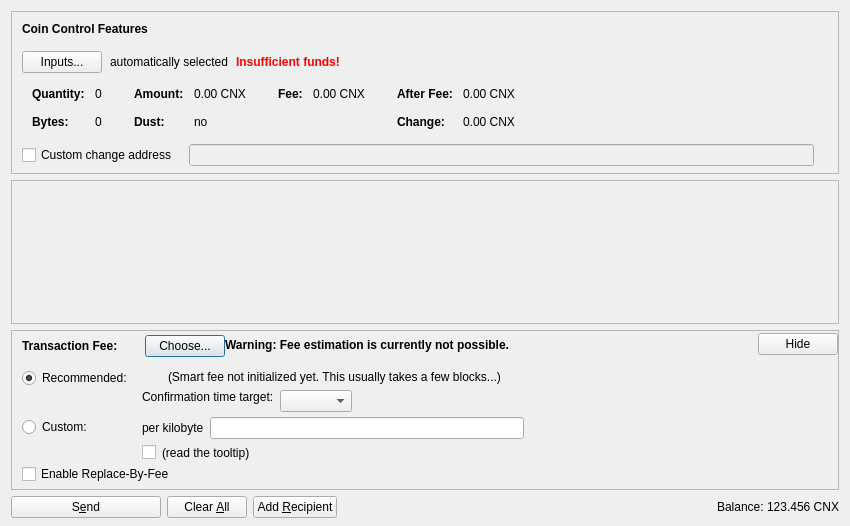
<?xml version="1.0" encoding="UTF-8"?>
<ui version="4.0">
 <class>SendCoinsDialog</class>
 <widget class="QDialog" name="SendCoinsDialog">
  <property name="geometry">
   <rect>
    <x>0</x>
    <y>0</y>
    <width>850</width>
    <height>526</height>
   </rect>
  </property>
  <property name="windowTitle">
   <string>Send Coins</string>
  </property>
  <layout class="QVBoxLayout" name="verticalLayout" stretch="0,1,0,0">
   <property name="bottomMargin">
    <number>8</number>
   </property>
   <item>
    <widget class="QFrame" name="frameCoinControl">
     <property name="sizePolicy">
      <sizepolicy hsizetype="Expanding" vsizetype="Expanding">
       <horstretch>0</horstretch>
       <verstretch>0</verstretch>
      </sizepolicy>
     </property>
     <property name="maximumSize">
      <size>
       <width>16777215</width>
       <height>16777215</height>
      </size>
     </property>
     <property name="frameShape">
      <enum>QFrame::StyledPanel</enum>
     </property>
     <property name="frameShadow">
      <enum>QFrame::Sunken</enum>
     </property>
     <layout class="QVBoxLayout" name="verticalLayoutCoinControl2">
      <property name="spacing">
       <number>0</number>
      </property>
      <property name="leftMargin">
       <number>0</number>
      </property>
      <property name="topMargin">
       <number>0</number>
      </property>
      <property name="rightMargin">
       <number>0</number>
      </property>
      <property name="bottomMargin">
       <number>6</number>
      </property>
      <item>
       <layout class="QVBoxLayout" name="verticalLayoutCoinControl" stretch="0,0,0,0,1">
        <property name="spacing">
         <number>0</number>
        </property>
        <property name="leftMargin">
         <number>10</number>
        </property>
        <property name="topMargin">
         <number>10</number>
        </property>
        <item>
         <layout class="QHBoxLayout" name="horizontalLayoutCoinControl1">
          <property name="bottomMargin">
           <number>15</number>
          </property>
          <item>
           <widget class="QLabel" name="labelCoinControlFeatures">
            <property name="sizePolicy">
             <sizepolicy hsizetype="Preferred" vsizetype="Maximum">
              <horstretch>0</horstretch>
              <verstretch>0</verstretch>
             </sizepolicy>
            </property>
            <property name="font">
             <font>
              <weight>75</weight>
              <bold>true</bold>
             </font>
            </property>
            <property name="styleSheet">
             <string notr="true">font-weight:bold;</string>
            </property>
            <property name="text">
             <string>Coin Control Features</string>
            </property>
           </widget>
          </item>
         </layout>
        </item>
        <item>
         <layout class="QHBoxLayout" name="horizontalLayoutCoinControl2" stretch="0,0,0,0">
          <property name="spacing">
           <number>8</number>
          </property>
          <property name="bottomMargin">
           <number>10</number>
          </property>
          <item>
           <widget class="QPushButton" name="pushButtonCoinControl">
            <property name="styleSheet">
             <string notr="true"/>
            </property>
            <property name="text">
             <string>Inputs...</string>
            </property>
            <property name="autoDefault">
             <bool>false</bool>
            </property>
           </widget>
          </item>
          <item>
           <widget class="QLabel" name="labelCoinControlAutomaticallySelected">
            <property name="text">
             <string>automatically selected</string>
            </property>
            <property name="margin">
             <number>5</number>
            </property>
           </widget>
          </item>
          <item>
           <widget class="QLabel" name="labelCoinControlInsuffFunds">
            <property name="font">
             <font>
              <weight>75</weight>
              <bold>true</bold>
             </font>
            </property>
            <property name="styleSheet">
             <string notr="true">color:red;font-weight:bold;</string>
            </property>
            <property name="text">
             <string>Insufficient funds!</string>
            </property>
            <property name="margin">
             <number>5</number>
            </property>
           </widget>
          </item>
          <item>
           <spacer name="horizontalSpacerCoinControl">
            <property name="orientation">
             <enum>Qt::Horizontal</enum>
            </property>
            <property name="sizeHint" stdset="0">
             <size>
              <width>40</width>
              <height>1</height>
             </size>
            </property>
           </spacer>
          </item>
         </layout>
        </item>
        <item>
         <widget class="QWidget" name="widgetCoinControl" native="true">
          <property name="sizePolicy">
           <sizepolicy hsizetype="Preferred" vsizetype="Preferred">
            <horstretch>0</horstretch>
            <verstretch>0</verstretch>
           </sizepolicy>
          </property>
          <property name="minimumSize">
           <size>
            <width>0</width>
            <height>0</height>
           </size>
          </property>
          <property name="styleSheet">
           <string notr="true"/>
          </property>
          <layout class="QHBoxLayout" name="horizontalLayoutCoinControl5">
           <property name="leftMargin">
            <number>0</number>
           </property>
           <property name="topMargin">
            <number>0</number>
           </property>
           <property name="rightMargin">
            <number>0</number>
           </property>
           <property name="bottomMargin">
            <number>0</number>
           </property>
           <item>
            <layout class="QHBoxLayout" name="horizontalLayoutCoinControl3" stretch="0,0,0,1">
             <property name="spacing">
              <number>20</number>
             </property>
             <property name="topMargin">
              <number>0</number>
             </property>
             <property name="bottomMargin">
              <number>10</number>
             </property>
             <item>
              <layout class="QFormLayout" name="formLayoutCoinControl1">
               <property name="horizontalSpacing">
                <number>10</number>
               </property>
               <property name="verticalSpacing">
                <number>14</number>
               </property>
               <property name="leftMargin">
                <number>10</number>
               </property>
               <property name="topMargin">
                <number>4</number>
               </property>
               <property name="rightMargin">
                <number>6</number>
               </property>
               <item row="0" column="0">
                <widget class="QLabel" name="labelCoinControlQuantityText">
                 <property name="font">
                  <font>
                   <weight>75</weight>
                   <bold>true</bold>
                  </font>
                 </property>
                 <property name="text">
                  <string>Quantity:</string>
                 </property>
                 <property name="margin">
                  <number>0</number>
                 </property>
                </widget>
               </item>
               <item row="0" column="1">
                <widget class="QLabel" name="labelCoinControlQuantity">
                 <property name="cursor">
                  <cursorShape>IBeamCursor</cursorShape>
                 </property>
                 <property name="contextMenuPolicy">
                  <enum>Qt::ActionsContextMenu</enum>
                 </property>
                 <property name="text">
                  <string notr="true">0</string>
                 </property>
                 <property name="margin">
                  <number>0</number>
                 </property>
                 <property name="textInteractionFlags">
                  <set>Qt::LinksAccessibleByMouse|Qt::TextSelectableByKeyboard|Qt::TextSelectableByMouse</set>
                 </property>
                </widget>
               </item>
               <item row="1" column="0">
                <widget class="QLabel" name="labelCoinControlBytesText">
                 <property name="font">
                  <font>
                   <weight>75</weight>
                   <bold>true</bold>
                  </font>
                 </property>
                 <property name="text">
                  <string>Bytes:</string>
                 </property>
                </widget>
               </item>
               <item row="1" column="1">
                <widget class="QLabel" name="labelCoinControlBytes">
                 <property name="cursor">
                  <cursorShape>IBeamCursor</cursorShape>
                 </property>
                 <property name="contextMenuPolicy">
                  <enum>Qt::ActionsContextMenu</enum>
                 </property>
                 <property name="text">
                  <string notr="true">0</string>
                 </property>
                 <property name="textInteractionFlags">
                  <set>Qt::LinksAccessibleByMouse|Qt::TextSelectableByKeyboard|Qt::TextSelectableByMouse</set>
                 </property>
                </widget>
               </item>
              </layout>
             </item>
             <item>
              <layout class="QFormLayout" name="formLayoutCoinControl2">
               <property name="horizontalSpacing">
                <number>10</number>
               </property>
               <property name="verticalSpacing">
                <number>14</number>
               </property>
               <property name="leftMargin">
                <number>6</number>
               </property>
               <property name="topMargin">
                <number>4</number>
               </property>
               <property name="rightMargin">
                <number>6</number>
               </property>
               <item row="0" column="0">
                <widget class="QLabel" name="labelCoinControlAmountText">
                 <property name="font">
                  <font>
                   <weight>75</weight>
                   <bold>true</bold>
                  </font>
                 </property>
                 <property name="text">
                  <string>Amount:</string>
                 </property>
                 <property name="margin">
                  <number>0</number>
                 </property>
                </widget>
               </item>
               <item row="0" column="1">
                <widget class="QLabel" name="labelCoinControlAmount">
                 <property name="cursor">
                  <cursorShape>IBeamCursor</cursorShape>
                 </property>
                 <property name="contextMenuPolicy">
                  <enum>Qt::ActionsContextMenu</enum>
                 </property>
                 <property name="text">
                  <string notr="true">0.00 CNX</string>
                 </property>
                 <property name="textInteractionFlags">
                  <set>Qt::LinksAccessibleByMouse|Qt::TextSelectableByKeyboard|Qt::TextSelectableByMouse</set>
                 </property>
                </widget>
               </item>
               <item row="1" column="0">
                <widget class="QLabel" name="labelCoinControlLowOutputText">
                 <property name="font">
                  <font>
                   <weight>75</weight>
                   <bold>true</bold>
                  </font>
                 </property>
                 <property name="text">
                  <string>Dust:</string>
                 </property>
                </widget>
               </item>
               <item row="1" column="1">
                <widget class="QLabel" name="labelCoinControlLowOutput">
                 <property name="cursor">
                  <cursorShape>IBeamCursor</cursorShape>
                 </property>
                 <property name="contextMenuPolicy">
                  <enum>Qt::ActionsContextMenu</enum>
                 </property>
                 <property name="text">
                  <string notr="true">no</string>
                 </property>
                 <property name="textInteractionFlags">
                  <set>Qt::LinksAccessibleByMouse|Qt::TextSelectableByKeyboard|Qt::TextSelectableByMouse</set>
                 </property>
                </widget>
               </item>
              </layout>
             </item>
             <item>
              <layout class="QFormLayout" name="formLayoutCoinControl3">
               <property name="horizontalSpacing">
                <number>10</number>
               </property>
               <property name="verticalSpacing">
                <number>14</number>
               </property>
               <property name="leftMargin">
                <number>6</number>
               </property>
               <property name="topMargin">
                <number>4</number>
               </property>
               <property name="rightMargin">
                <number>6</number>
               </property>
               <item row="0" column="0">
                <widget class="QLabel" name="labelCoinControlFeeText">
                 <property name="font">
                  <font>
                   <weight>75</weight>
                   <bold>true</bold>
                  </font>
                 </property>
                 <property name="text">
                  <string>Fee:</string>
                 </property>
                 <property name="margin">
                  <number>0</number>
                 </property>
                </widget>
               </item>
               <item row="0" column="1">
                <widget class="QLabel" name="labelCoinControlFee">
                 <property name="cursor">
                  <cursorShape>IBeamCursor</cursorShape>
                 </property>
                 <property name="contextMenuPolicy">
                  <enum>Qt::ActionsContextMenu</enum>
                 </property>
                 <property name="text">
                  <string notr="true">0.00 CNX</string>
                 </property>
                 <property name="textInteractionFlags">
                  <set>Qt::LinksAccessibleByMouse|Qt::TextSelectableByKeyboard|Qt::TextSelectableByMouse</set>
                 </property>
                </widget>
               </item>
              </layout>
             </item>
             <item>
              <layout class="QFormLayout" name="formLayoutCoinControl4">
               <property name="horizontalSpacing">
                <number>10</number>
               </property>
               <property name="verticalSpacing">
                <number>14</number>
               </property>
               <property name="leftMargin">
                <number>6</number>
               </property>
               <property name="topMargin">
                <number>4</number>
               </property>
               <property name="rightMargin">
                <number>6</number>
               </property>
               <item row="0" column="0">
                <widget class="QLabel" name="labelCoinControlAfterFeeText">
                 <property name="font">
                  <font>
                   <weight>75</weight>
                   <bold>true</bold>
                  </font>
                 </property>
                 <property name="text">
                  <string>After Fee:</string>
                 </property>
                 <property name="margin">
                  <number>0</number>
                 </property>
                </widget>
               </item>
               <item row="0" column="1">
                <widget class="QLabel" name="labelCoinControlAfterFee">
                 <property name="cursor">
                  <cursorShape>IBeamCursor</cursorShape>
                 </property>
                 <property name="contextMenuPolicy">
                  <enum>Qt::ActionsContextMenu</enum>
                 </property>
                 <property name="text">
                  <string notr="true">0.00 CNX</string>
                 </property>
                 <property name="textInteractionFlags">
                  <set>Qt::LinksAccessibleByMouse|Qt::TextSelectableByKeyboard|Qt::TextSelectableByMouse</set>
                 </property>
                </widget>
               </item>
               <item row="1" column="0">
                <widget class="QLabel" name="labelCoinControlChangeText">
                 <property name="font">
                  <font>
                   <weight>75</weight>
                   <bold>true</bold>
                  </font>
                 </property>
                 <property name="text">
                  <string>Change:</string>
                 </property>
                </widget>
               </item>
               <item row="1" column="1">
                <widget class="QLabel" name="labelCoinControlChange">
                 <property name="cursor">
                  <cursorShape>IBeamCursor</cursorShape>
                 </property>
                 <property name="contextMenuPolicy">
                  <enum>Qt::ActionsContextMenu</enum>
                 </property>
                 <property name="text">
                  <string notr="true">0.00 CNX</string>
                 </property>
                 <property name="textInteractionFlags">
                  <set>Qt::LinksAccessibleByMouse|Qt::TextSelectableByKeyboard|Qt::TextSelectableByMouse</set>
                 </property>
                </widget>
               </item>
              </layout>
             </item>
            </layout>
           </item>
          </layout>
         </widget>
        </item>
        <item>
         <layout class="QHBoxLayout" name="horizontalLayoutCoinControl4" stretch="0,0,0">
          <property name="spacing">
           <number>12</number>
          </property>
          <property name="sizeConstraint">
           <enum>QLayout::SetDefaultConstraint</enum>
          </property>
          <property name="topMargin">
           <number>5</number>
          </property>
          <property name="rightMargin">
           <number>5</number>
          </property>
          <item>
           <widget class="QCheckBox" name="checkBoxCoinControlChange">
            <property name="toolTip">
             <string>If this is activated, but the change address is empty or invalid, change will be sent to a newly generated address.</string>
            </property>
            <property name="text">
             <string>Custom change address</string>
            </property>
           </widget>
          </item>
          <item>
           <widget class="QValidatedLineEdit" name="lineEditCoinControlChange">
            <property name="enabled">
             <bool>false</bool>
            </property>
            <property name="sizePolicy">
             <sizepolicy hsizetype="Expanding" vsizetype="Fixed">
              <horstretch>0</horstretch>
              <verstretch>0</verstretch>
             </sizepolicy>
            </property>
           </widget>
          </item>
          <item>
           <widget class="QLabel" name="labelCoinControlChangeLabel">
            <property name="sizePolicy">
             <sizepolicy hsizetype="Preferred" vsizetype="Expanding">
              <horstretch>0</horstretch>
              <verstretch>0</verstretch>
             </sizepolicy>
            </property>
            <property name="minimumSize">
             <size>
              <width>0</width>
              <height>0</height>
             </size>
            </property>
            <property name="text">
             <string/>
            </property>
            <property name="margin">
             <number>3</number>
            </property>
           </widget>
          </item>
         </layout>
        </item>
        <item>
         <spacer name="verticalSpacerCoinControl">
          <property name="orientation">
           <enum>Qt::Vertical</enum>
          </property>
          <property name="sizeHint" stdset="0">
           <size>
            <width>800</width>
            <height>1</height>
           </size>
          </property>
         </spacer>
        </item>
       </layout>
      </item>
     </layout>
    </widget>
   </item>
   <item>
    <widget class="QScrollArea" name="scrollArea">
     <property name="widgetResizable">
      <bool>true</bool>
     </property>
     <widget class="QWidget" name="scrollAreaWidgetContents">
      <property name="geometry">
       <rect>
        <x>0</x>
        <y>0</y>
        <width>830</width>
        <height>104</height>
       </rect>
      </property>
      <layout class="QVBoxLayout" name="verticalLayout_2" stretch="0,1">
       <property name="leftMargin">
        <number>0</number>
       </property>
       <property name="topMargin">
        <number>0</number>
       </property>
       <property name="rightMargin">
        <number>0</number>
       </property>
       <property name="bottomMargin">
        <number>0</number>
       </property>
       <item>
        <layout class="QVBoxLayout" name="entries">
         <property name="spacing">
          <number>6</number>
         </property>
        </layout>
       </item>
       <item>
        <spacer name="verticalSpacer">
         <property name="orientation">
          <enum>Qt::Vertical</enum>
         </property>
         <property name="sizeHint" stdset="0">
          <size>
           <width>20</width>
           <height>40</height>
          </size>
         </property>
        </spacer>
       </item>
      </layout>
     </widget>
    </widget>
   </item>
   <item>
    <widget class="QFrame" name="frameFee">
     <property name="sizePolicy">
      <sizepolicy hsizetype="Expanding" vsizetype="Expanding">
       <horstretch>0</horstretch>
       <verstretch>0</verstretch>
      </sizepolicy>
     </property>
     <property name="maximumSize">
      <size>
       <width>16777215</width>
       <height>16777215</height>
      </size>
     </property>
     <property name="frameShape">
      <enum>QFrame::StyledPanel</enum>
     </property>
     <property name="frameShadow">
      <enum>QFrame::Sunken</enum>
     </property>
     <layout class="QVBoxLayout" name="verticalLayoutFee1">
      <property name="spacing">
       <number>0</number>
      </property>
      <property name="leftMargin">
       <number>0</number>
      </property>
      <property name="topMargin">
       <number>0</number>
      </property>
      <property name="rightMargin">
       <number>0</number>
      </property>
      <property name="bottomMargin">
       <number>0</number>
      </property>
      <item>
       <layout class="QVBoxLayout" name="verticalLayoutFee2" stretch="0,0,0">
        <property name="spacing">
         <number>0</number>
        </property>
        <property name="leftMargin">
         <number>10</number>
        </property>
        <property name="topMargin">
         <number>0</number>
        </property>
        <item>
         <layout class="QHBoxLayout" name="horizontalLayoutFee1">
          <property name="bottomMargin">
           <number>0</number>
          </property>
          <item>
           <layout class="QVBoxLayout" name="verticalLayoutFee7">
            <property name="spacing">
             <number>0</number>
            </property>
            <item>
             <spacer name="verticalSpacerSmartFee">
              <property name="orientation">
               <enum>Qt::Vertical</enum>
              </property>
              <property name="sizeType">
               <enum>QSizePolicy::Fixed</enum>
              </property>
              <property name="sizeHint" stdset="0">
               <size>
                <width>1</width>
                <height>4</height>
               </size>
              </property>
             </spacer>
            </item>
            <item>
             <layout class="QHBoxLayout" name="horizontalLayoutSmartFee">
              <property name="spacing">
               <number>10</number>
              </property>
              <item>
               <widget class="QLabel" name="labelFeeHeadline">
                <property name="sizePolicy">
                 <sizepolicy hsizetype="Preferred" vsizetype="Maximum">
                  <horstretch>0</horstretch>
                  <verstretch>0</verstretch>
                 </sizepolicy>
                </property>
                <property name="font">
                 <font>
                  <weight>75</weight>
                  <bold>true</bold>
                 </font>
                </property>
                <property name="styleSheet">
                 <string notr="true">font-weight:bold;</string>
                </property>
                <property name="text">
                 <string>Transaction Fee:</string>
                </property>
               </widget>
              </item>
              <item>
               <widget class="QLabel" name="labelFeeMinimized">
                <property name="text">
                 <string/>
                </property>
               </widget>
              </item>
              <item>
               <widget class="QPushButton" name="buttonChooseFee">
                <property name="text">
                 <string>Choose...</string>
                </property>
               </widget>
              </item>
             </layout>
            </item>
            <item>
             <spacer name="verticalSpacer_5">
              <property name="orientation">
               <enum>Qt::Vertical</enum>
              </property>
              <property name="sizeHint" stdset="0">
               <size>
                <width>1</width>
                <height>1</height>
               </size>
              </property>
             </spacer>
            </item>
           </layout>
          </item>
          <item>
           <widget class="QLabel" name="fallbackFeeWarningLabel">
            <property name="toolTip">
             <string>Using the fallbackfee can result in sending a transaction that will take several hours or days (or never) to confirm. Consider choosing your fee manually or wait until you have validated the complete chain.</string>
            </property>
            <property name="font">
            <font>
                <weight>75</weight>
                <bold>true</bold>
            </font>
            </property>
            <property name="text">
             <string>Warning: Fee estimation is currently not possible.</string>
            </property>
            <property name="wordWrap">
             <bool>false</bool>
            </property>
           </widget>
          </item>
          <item>
           <spacer name="horizontalSpacer_4">
            <property name="orientation">
             <enum>Qt::Horizontal</enum>
            </property>
            <property name="sizeType">
             <enum>QSizePolicy::MinimumExpanding</enum>
            </property>
            <property name="sizeHint" stdset="0">
             <size>
              <width>40</width>
              <height>20</height>
             </size>
            </property>
           </spacer>
          </item>
          <item>
           <widget class="QPushButton" name="buttonMinimizeFee">
            <property name="toolTip">
             <string>collapse fee-settings</string>
            </property>
            <property name="text">
             <string>Hide</string>
            </property>
           </widget>
          </item>
         </layout>
        </item>
        <item>
         <widget class="QFrame" name="frameFeeSelection">
          <layout class="QVBoxLayout" name="verticalLayoutFee12">
           <property name="spacing">
            <number>0</number>
           </property>
           <property name="leftMargin">
            <number>0</number>
           </property>
           <property name="topMargin">
            <number>0</number>
           </property>
           <property name="rightMargin">
            <number>0</number>
           </property>
           <property name="bottomMargin">
            <number>0</number>
           </property>
           <item>
            <layout class="QGridLayout" name="gridLayoutFee">
             <property name="topMargin">
              <number>10</number>
             </property>
             <property name="bottomMargin">
              <number>4</number>
             </property>
             <property name="horizontalSpacing">
              <number>10</number>
             </property>
             <property name="verticalSpacing">
              <number>4</number>
             </property>
             <item row="1" column="1">
              <layout class="QVBoxLayout" name="verticalLayoutFee8">
               <property name="spacing">
                <number>6</number>
               </property>
               <item>
                <layout class="QHBoxLayout" name="horizontalLayoutFee13">
                 <item>
                  <widget class="QLabel" name="labelCustomPerKilobyte">
                   <property name="toolTip">
                    <string>Specify a custom fee per kB (1,000 bytes) of the transaction's virtual size.

Note:  Since the fee is calculated on a per-byte basis, a fee of "100 satoshis per kB" for a transaction size of 500 bytes (half of 1 kB) would ultimately yield a fee of only 50 satoshis.</string>
                   </property>
                   <property name="text">
                    <string>per kilobyte</string>
                   </property>
                  </widget>
                 </item>
                 <item>
                  <widget class="CONNEXAmountField" name="customFee"/>
                 </item>
                 <item>
                  <spacer name="horizontalSpacer_6">
                   <property name="orientation">
                    <enum>Qt::Horizontal</enum>
                   </property>
                   <property name="sizeHint" stdset="0">
                    <size>
                     <width>1</width>
                     <height>1</height>
                    </size>
                   </property>
                  </spacer>
                 </item>
                </layout>
               </item>
               <item>
                <layout class="QHBoxLayout" name="horizontalLayoutFee8">
                 <item>
                  <widget class="QCheckBox" name="checkBoxMinimumFee">
                   <property name="toolTip">
                    <string>Paying only the minimum fee is just fine as long as there is less transaction volume than space in the blocks. But be aware that this can end up in a never confirming transaction once there is more demand for connex transactions than the network can process.</string>
                   </property>
                   <property name="text">
                    <string/>
                   </property>
                  </widget>
                 </item>
                 <item>
                  <widget class="QLabel" name="labelMinFeeWarning">
                   <property name="enabled">
                    <bool>true</bool>
                   </property>
                   <property name="toolTip">
                    <string>Paying only the minimum fee is just fine as long as there is less transaction volume than space in the blocks. But be aware that this can end up in a never confirming transaction once there is more demand for connex transactions than the network can process.</string>
                   </property>
                   <property name="text">
                    <string>(read the tooltip)</string>
                   </property>
                   <property name="margin">
                    <number>5</number>
                   </property>
                  </widget>
                 </item>
                 <item>
                  <spacer name="horizontalSpacer_2">
                   <property name="orientation">
                    <enum>Qt::Horizontal</enum>
                   </property>
                   <property name="sizeHint" stdset="0">
                    <size>
                     <width>1</width>
                     <height>1</height>
                    </size>
                   </property>
                  </spacer>
                 </item>
                </layout>
               </item>
              </layout>
             </item>
             <item row="0" column="0">
              <layout class="QVBoxLayout" name="verticalLayoutFee4" stretch="0,1">
               <item>
                <widget class="QRadioButton" name="radioSmartFee">
                 <property name="text">
                  <string>Recommended:</string>
                 </property>
                 <property name="checked">
                  <bool>true</bool>
                 </property>
                 <attribute name="buttonGroup">
                  <string notr="true">groupFee</string>
                 </attribute>
                </widget>
               </item>
               <item>
                <spacer name="verticalSpacer_2">
                 <property name="orientation">
                  <enum>Qt::Vertical</enum>
                 </property>
                 <property name="sizeHint" stdset="0">
                  <size>
                   <width>1</width>
                   <height>1</height>
                  </size>
                 </property>
                </spacer>
               </item>
              </layout>
             </item>
             <item row="1" column="0">
              <layout class="QVBoxLayout" name="verticalLayoutFee9" stretch="0,1">
               <item>
                <widget class="QRadioButton" name="radioCustomFee">
                 <property name="text">
                  <string>Custom:</string>
                 </property>
                 <attribute name="buttonGroup">
                  <string notr="true">groupFee</string>
                 </attribute>
                </widget>
               </item>
               <item>
                <spacer name="verticalSpacer_6">
                 <property name="orientation">
                  <enum>Qt::Vertical</enum>
                 </property>
                 <property name="sizeHint" stdset="0">
                  <size>
                   <width>1</width>
                   <height>1</height>
                  </size>
                 </property>
                </spacer>
               </item>
              </layout>
             </item>
             <item row="0" column="1">
              <layout class="QVBoxLayout" name="verticalLayoutFee3" stretch="0,0,1">
               <property name="spacing">
                <number>6</number>
               </property>
               <property name="topMargin">
                <number>2</number>
               </property>
               <item>
                <layout class="QHBoxLayout" name="horizontalLayoutFee12">
                 <item>
                  <widget class="QLabel" name="labelSmartFee">
                   <property name="text">
                    <string/>
                   </property>
                   <property name="margin">
                    <number>2</number>
                   </property>
                  </widget>
                 </item>
                 <item>
                  <widget class="QLabel" name="labelFeeEstimation">
                   <property name="text">
                    <string/>
                   </property>
                  </widget>
                 </item>
                 <item>
                  <widget class="QLabel" name="labelSmartFee2">
                   <property name="text">
                    <string>(Smart fee not initialized yet. This usually takes a few blocks...)</string>
                   </property>
                   <property name="margin">
                    <number>2</number>
                   </property>
                  </widget>
                 </item>
                 <item>
                  <spacer name="horizontalSpacer_5">
                   <property name="orientation">
                    <enum>Qt::Horizontal</enum>
                   </property>
                   <property name="sizeHint" stdset="0">
                    <size>
                     <width>1</width>
                     <height>1</height>
                    </size>
                   </property>
                  </spacer>
                 </item>
                </layout>
               </item>
               <item>
                <layout class="QHBoxLayout" name="horizontalLayoutFee9">
                 <item>
                  <layout class="QVBoxLayout" name="verticalLayoutFee6">
                   <item>
                    <widget class="QLabel" name="labelSmartFee3">
                     <property name="text">
                      <string>Confirmation time target:</string>
                     </property>
                     <property name="margin">
                      <number>2</number>
                     </property>
                    </widget>
                   </item>
                   <item>
                    <spacer name="verticalSpacer_3">
                     <property name="orientation">
                      <enum>Qt::Vertical</enum>
                     </property>
                     <property name="sizeHint" stdset="0">
                      <size>
                       <width>1</width>
                       <height>1</height>
                      </size>
                     </property>
                    </spacer>
                   </item>
                  </layout>
                 </item>
                 <item>
                  <layout class="QVBoxLayout" name="verticalLayoutFee5">
                   <property name="rightMargin">
                    <number>30</number>
                   </property>
                   <item>
                    <layout class="QHBoxLayout" name="horizontalLayoutConfTarget">
                     <property name="bottomMargin">
                      <number>0</number>
                     </property>
                     <item>
                      <widget class="QComboBox" name="confTargetSelector"/>
                     </item>
                     <item>
                      <spacer name="horizontalSpacerConfTarget">
                       <property name="orientation">
                        <enum>Qt::Horizontal</enum>
                       </property>
                       <property name="sizeHint" stdset="0">
                        <size>
                         <width>40</width>
                         <height>20</height>
                        </size>
                       </property>
                      </spacer>
                     </item>
                    </layout>
                   </item>
                  </layout>
                 </item>
                </layout>
               </item>
               <item>
                <spacer name="verticalSpacer_4">
                 <property name="orientation">
                  <enum>Qt::Vertical</enum>
                 </property>
                 <property name="sizeHint" stdset="0">
                  <size>
                   <width>1</width>
                   <height>1</height>
                  </size>
                 </property>
                </spacer>
               </item>
              </layout>
             </item>
            </layout>
           </item>
           <item>
            <widget class="QCheckBox" name="optInRBF">
             <property name="text">
              <string>Enable Replace-By-Fee</string>
             </property>
             <property name="toolTip">
              <string>With Replace-By-Fee (BIP-125) you can increase a transaction's fee after it is sent. Without this, a higher fee may be recommended to compensate for increased transaction delay risk.</string>
             </property>
            </widget>
           </item>
          </layout>
         </widget>
        </item>
        <item>
         <spacer name="verticalSpacerFee">
          <property name="orientation">
           <enum>Qt::Vertical</enum>
          </property>
          <property name="sizeHint" stdset="0">
           <size>
            <width>40</width>
            <height>5</height>
           </size>
          </property>
         </spacer>
        </item>
       </layout>
      </item>
     </layout>
    </widget>
   </item>
   <item>
    <layout class="QHBoxLayout" name="horizontalLayout">
     <item>
      <widget class="QPushButton" name="sendButton">
       <property name="minimumSize">
        <size>
         <width>150</width>
         <height>0</height>
        </size>
       </property>
       <property name="toolTip">
        <string>Confirm the send action</string>
       </property>
       <property name="text">
        <string>S&amp;end</string>
       </property>
       <property name="icon">
        <iconset resource="../connex.qrc">
         <normaloff>:/icons/send</normaloff>:/icons/send</iconset>
       </property>
       <property name="autoDefault">
        <bool>false</bool>
       </property>
       <property name="default">
        <bool>false</bool>
       </property>
      </widget>
     </item>
     <item>
      <widget class="QPushButton" name="clearButton">
       <property name="sizePolicy">
        <sizepolicy hsizetype="Minimum" vsizetype="Fixed">
         <horstretch>0</horstretch>
         <verstretch>0</verstretch>
        </sizepolicy>
       </property>
       <property name="toolTip">
        <string>Clear all fields of the form.</string>
       </property>
       <property name="text">
        <string>Clear &amp;All</string>
       </property>
       <property name="icon">
        <iconset resource="../connex.qrc">
         <normaloff>:/icons/remove</normaloff>:/icons/remove</iconset>
       </property>
       <property name="autoDefault">
        <bool>false</bool>
       </property>
      </widget>
     </item>
     <item>
      <widget class="QPushButton" name="addButton">
       <property name="toolTip">
        <string>Send to multiple recipients at once</string>
       </property>
       <property name="text">
        <string>Add &amp;Recipient</string>
       </property>
       <property name="icon">
        <iconset resource="../connex.qrc">
         <normaloff>:/icons/add</normaloff>:/icons/add</iconset>
       </property>
       <property name="autoDefault">
        <bool>false</bool>
       </property>
      </widget>
     </item>
     <item>
      <spacer name="horizontalSpacer">
       <property name="orientation">
        <enum>Qt::Horizontal</enum>
       </property>
       <property name="sizeHint" stdset="0">
        <size>
         <width>40</width>
         <height>20</height>
        </size>
       </property>
      </spacer>
     </item>
     <item>
      <layout class="QHBoxLayout" name="horizontalLayout_2">
       <property name="spacing">
        <number>3</number>
       </property>
       <item>
        <widget class="QLabel" name="label">
         <property name="sizePolicy">
          <sizepolicy hsizetype="Preferred" vsizetype="Fixed">
           <horstretch>0</horstretch>
           <verstretch>0</verstretch>
          </sizepolicy>
         </property>
         <property name="text">
          <string>Balance:</string>
         </property>
        </widget>
       </item>
       <item>
        <widget class="QLabel" name="labelBalance">
         <property name="sizePolicy">
          <sizepolicy hsizetype="Preferred" vsizetype="Fixed">
           <horstretch>0</horstretch>
           <verstretch>0</verstretch>
          </sizepolicy>
         </property>
         <property name="cursor">
          <cursorShape>IBeamCursor</cursorShape>
         </property>
         <property name="text">
          <string notr="true">123.456 CNX</string>
         </property>
         <property name="textInteractionFlags">
          <set>Qt::LinksAccessibleByMouse|Qt::TextSelectableByKeyboard|Qt::TextSelectableByMouse</set>
         </property>
        </widget>
       </item>
      </layout>
     </item>
    </layout>
   </item>
  </layout>
 </widget>
 <customwidgets>
  <customwidget>
   <class>QValidatedLineEdit</class>
   <extends>QLineEdit</extends>
   <header>qt/qvalidatedlineedit.h</header>
  </customwidget>
  <customwidget>
   <class>CONNEXAmountField</class>
   <extends>QLineEdit</extends>
   <header>qt/connexamountfield.h</header>
   <container>1</container>
  </customwidget>
 </customwidgets>
 <resources>
  <include location="../connex.qrc"/>
 </resources>
 <connections/>
 <buttongroups>
  <buttongroup name="groupFee"/>
 </buttongroups>
</ui>
